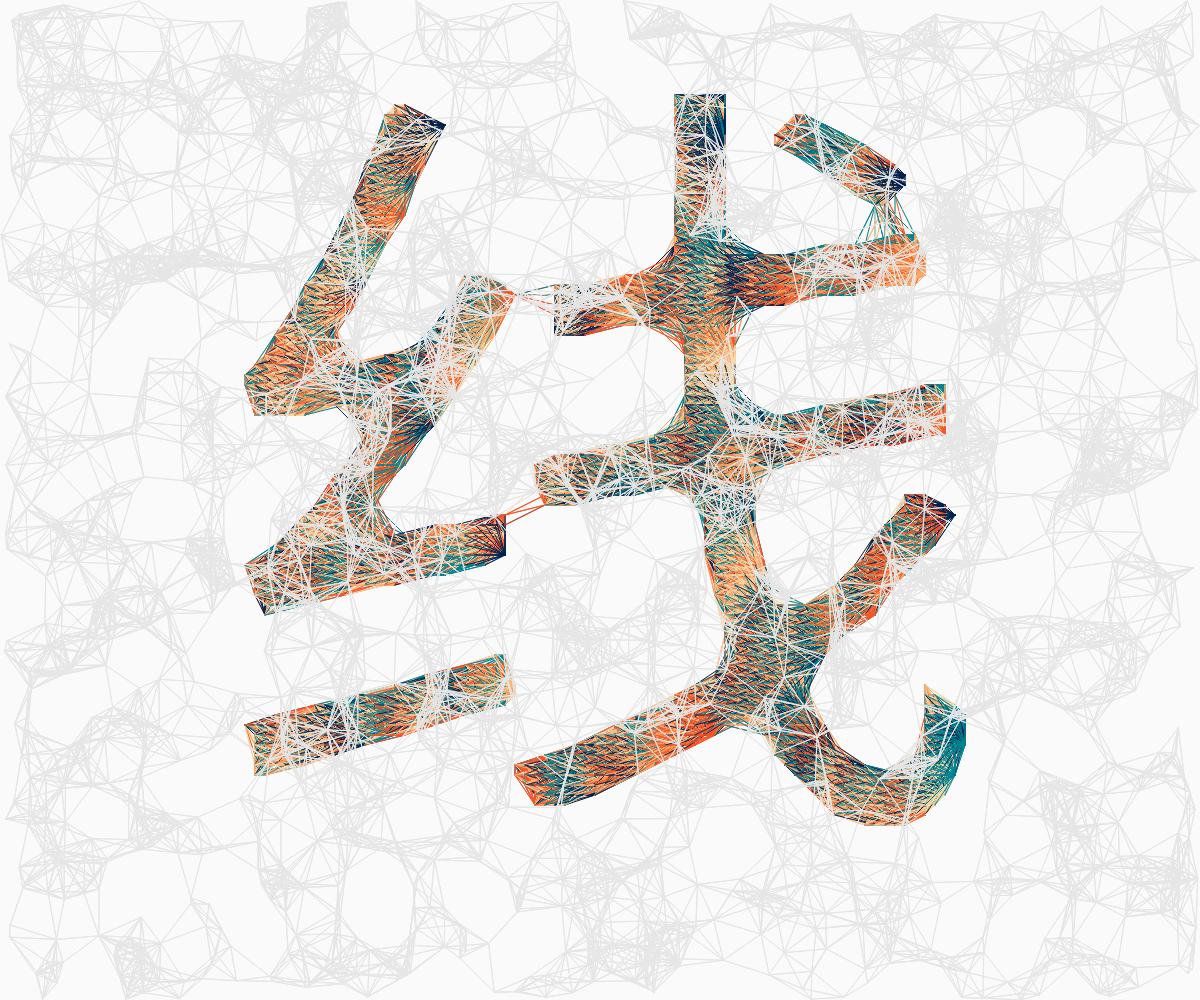
Frame 1 (no input)
Frame 60 (no input): identical to frame 1, image omitted
Frame 120 (the mouse pressed at the canvas centre since frame 60): identical to frame 1, image omitted

The p5.js sketch that drew this single still picture (run headless with seeded random() and noise() and a simulated clock; from frame 60 on, the mouse is pressed at the canvas centre):

// p5.js sketch
// ── sketch.js
const chrArr = ["LINE", "線", "선", "线", "línea"];
let bubble = [];

function setup() {
  createCanvas(windowWidth, windowHeight);
  background(250);

  const pg = createGraphics(width, height);
  pg.background(0);
  pg.fill(255);
  pg.textAlign(CENTER);

  const chr = random(chrArr);
  const ts = min(width, height) * 0.8;
  pg.textSize(ts);
  pg.text(chr, width / 2, height / 2 + ts / 3);

  const cp = random(colorPalletes).colors;
  const grid = 10;
  for (let x = grid / 2; x < width; x += grid) {
    for (let y = grid / 2; y < height; y += grid) {
      const c = pg.get(x, y);
      const g = (red(c) + green(c) + blue(c)) / 3;
      if (g > 50) {
        bubble.push(new Bubble(x, y, random(cp), 0));
      }
    }
  }

  for (let i = 0; i < 2000; i++) {
    bubble.push(new Bubble(random(width), random(height), color(230, 230, 230), 1));
  }

  for (let i in bubble) {
    for (let j in bubble) {
      let d = dist(bubble[i].p.x, bubble[i].p.y, bubble[j].p.x, bubble[j].p.y);
      if (d < 50 && bubble[i].t == bubble[j].t) {
        stroke(bubble[i].c);
        line(bubble[i].p.x, bubble[i].p.y, bubble[j].p.x, bubble[j].p.y);
      }
    }
  }
}

function draw() {
  // background(0, 1);
}

class Bubble {
  constructor(x, y, c, t) {
    this.p = createVector(x, y);
    this.v = createVector(random(-3, 3) * t, random(-3, 3) * t);
    this.c = c;
    this.t = t;
  }

  move() {
    this.p.add(this.v);
    if (this.p.x < 0 || width < this.p.x) {
      this.v.x *= -1;
    }
    if (this.p.y < 0 || height < this.p.y) {
      this.v.y *= -1;
    }
  }
}

class Easing {
  static easeInSine(x) {
    return 1 - Math.cos((x * Math.PI) / 2);
  }

  static easeOutSine(x) {
    return Math.sin((x * Math.PI) / 2);
  }

  static easeInOutSine(x) {
    return -(Math.cos(Math.PI * x) - 1) / 2;
  }

  static easeInQuad(x) {
    return x * x;
  }

  static easeOutQuad(x) {
    return 1 - (1 - x) * (1 - x);
  }

  static easeInOutQuad(x) {
    return x < 0.5 ? 2 * x * x : 1 - Math.pow(-2 * x + 2, 2) / 2;
  }

  static easeInCubic(x) {
    return x * x * x;
  }

  static easeOutCubic(x) {
    return 1 - Math.pow(1 - x, 3);
  }

  static easeInOutCubic(x) {
    return x < 0.5 ? 4 * x * x * x : 1 - Math.pow(-2 * x + 2, 3) / 2;
  }

  static easeInQuart(x) {
    return x * x * x * x;
  }

  static easeOutQuart(x) {
    return 1 - Math.pow(1 - x, 4);
  }

  static easeInOutQuart(x) {
    return x < 0.5 ? 8 * x * x * x * x : 1 - Math.pow(-2 * x + 2, 4) / 2;
  }

  static easeInQuint(x) {
    return x * x * x * x * x;
  }

  static easeOutQuint(x) {
    return 1 - Math.pow(1 - x, 5);
  }

  static easeInOutQuint(x) {
    return x < 0.5 ? 16 * x * x * x * x * x : 1 - Math.pow(-2 * x + 2, 5) / 2;
  }

  static easeInExpo(x) {
    return x === 0 ? 0 : Math.pow(2, 10 * x - 10);
  }

  static easeOutExpo(x) {
    return x === 1 ? 1 : 1 - Math.pow(2, -10 * x);
  }

  static easeInOutExpo(x) {
    return x === 0 ?
      0 :
      x === 1 ?
      1 :
      x < 0.5 ?
      Math.pow(2, 20 * x - 10) / 2 :
      (2 - Math.pow(2, -20 * x + 10)) / 2;
  }

  static easeInCirc(x) {
    return 1 - Math.sqrt(1 - Math.pow(x, 2));
  }

  static easeOutCirc(x) {
    return Math.sqrt(1 - Math.pow(x - 1, 2));
  }

  static easeInOutCirc(x) {
    return x < 0.5 ?
      (1 - Math.sqrt(1 - Math.pow(2 * x, 2))) / 2 :
      (Math.sqrt(1 - Math.pow(-2 * x + 2, 2)) + 1) / 2;
  }

  static easeOutBack(x) {
    const c1 = 1.70158;
    const c3 = c1 + 1;
    return 1 + c3 * Math.pow(x - 1, 3) + c1 * Math.pow(x - 1, 2);
  }

  static easeInOutBack(x) {
    const c1 = 1.70158;
    const c2 = c1 * 1.525;
    return x < 0.5 ?
      (Math.pow(2 * x, 2) * ((c2 + 1) * 2 * x - c2)) / 2 :
      (Math.pow(2 * x - 2, 2) * ((c2 + 1) * (x * 2 - 2) + c2) + 2) / 2;
  }
}

const colorPalletes = [{
    name: "DeepEmeraldGold",
    colors: ["#005e55", "#fff9bf", "#edb50c", "#b8003d", "#5e001f"],
  },
  {
    name: "WarmRainbow",
    colors: ["#01204E", "#028391", "#F6DCAC", "#FAA968", "#F85525"],
  },
  {
    name: "ChocolateAndCream",
    colors: ["#D54751", "#EF9A48", "#FFFCC7", "#4DA394", "#59322B"],
  },
  {
    name: "PopArt",
    colors: ["#241965", "#653993", "#9F4094", "#B73D6E", "#F19406"],
  },
  {
    name: "DeepEmeraldGold",
    colors: ["#F87523", "#FFC31B", "#E7DCC9", "#1DB7B9", "#126D68"],
  },
  {
    name: "GreenPink",
    colors: ["#01B999", "#FAB3B3", "#DC958F", "#A1D8CE", "#F1FAF7"],
  },
  {
    name: "NatureTranquility",
    colors: ["#106A6B", "#07374B", "#CAB381", "#E9E0CE"],
  },
  {
    name: "VibrantHarmony",
    colors: ["#F15946", "#5681CB", "#FAAA2D", "#296647", "#453945"],
  },
  {
    name: "Serenity Bliss",
    colors: ["#FFB4B8", "#EF4B28", "#0A563A", "#FFBC54", "#ECE9E0"],
  }
];
